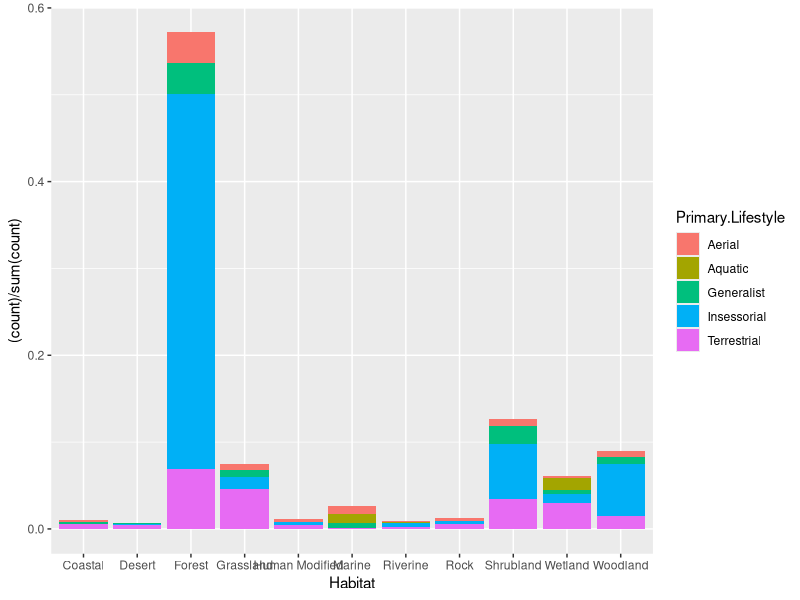
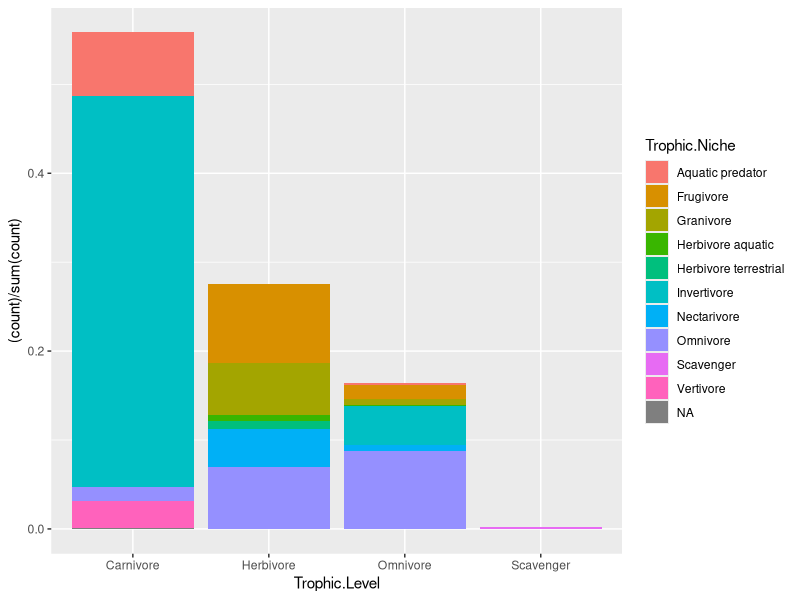
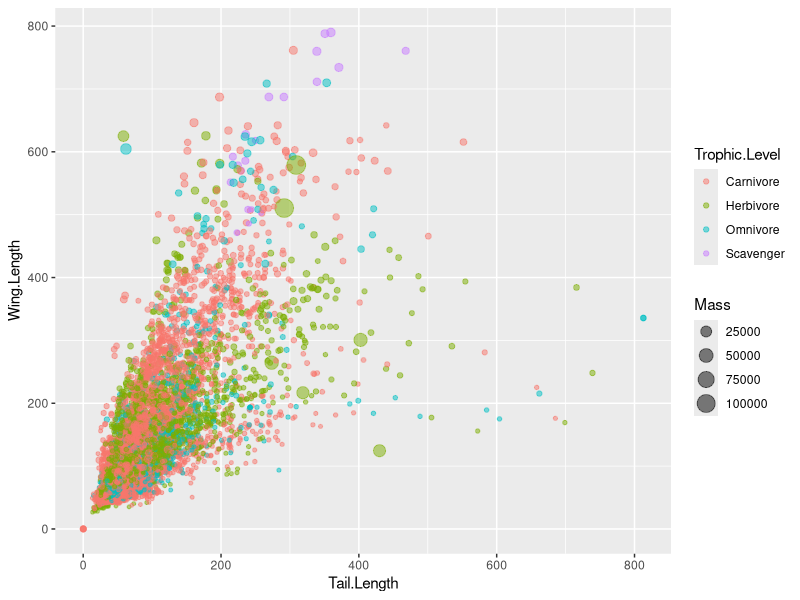
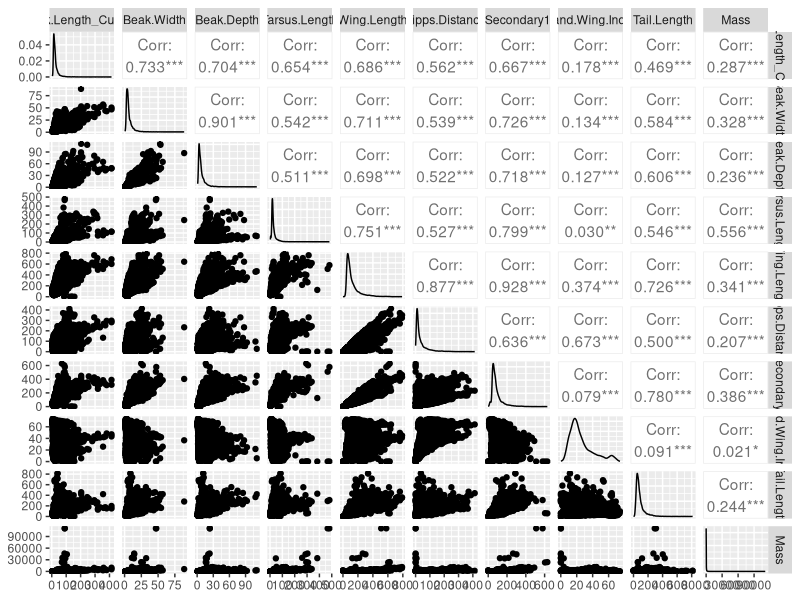
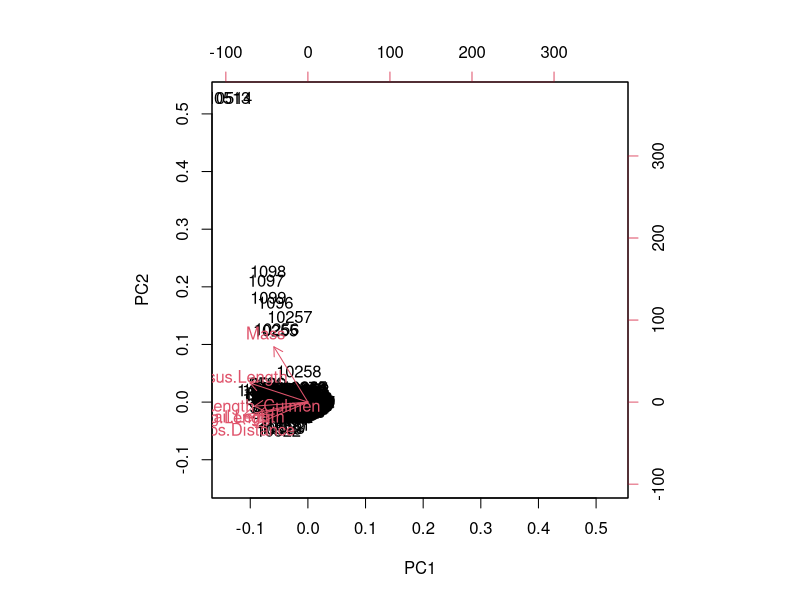

The R source for these figures, in order: (Note: this script raises an error after producing the figures.)
## ---- chunk 1
knitr::opts_chunk$set(echo = TRUE, warning = F)
## ---- chunk 2
suppressPackageStartupMessages(library(tidyverse))
suppressPackageStartupMessages(library(caret))
suppressPackageStartupMessages(library(ggplot2))
suppressPackageStartupMessages(library(GGally))
## ---- chunk 3
setwd("C:/")

birds <- read.csv("birdsdata.csv")
birds <- birds[ , c(1:3, 5:10, 12:20, 26:31)]
str(birds)
set.seed(6)
## ---- chunk 4
#PREPROCESSING
which(!complete.cases(birds)) # There are 93 observations with missing values

birds %>% 
summarize(count=sum(is.na(birds$Habitat)))  #77 missing values for Habitat

birds %>% 
  mutate(MISS = is.na(birds$Habitat)) %>% 
  arrange(desc(MISS)) %>% 
  select(Habitat, Species2) %>% 
head(78)

filter(birds, Species2 == "Caprimulgus meesi")
filter(birds, Species2 == "Nok hualon")
filter(birds, Species2 == "Scytalopus gettyae")
filter(birds, Species2 == "Calyptura cristata")
filter(birds, Species2 == "Glaucidium mooreorum")

#Species habitat cannot be accurately written in based on the habitat of the same species in another row.
#These will be ommitted.

birds <- birds[!is.na(birds$Habitat),]

which(!complete.cases(birds)) # There are 15 observations with missing values left
## ---- chunk 5
#SUMMARY STATISTICS

ggplot(birds, aes(x = Habitat, fill = Primary.Lifestyle)) +   #Proportions of habitat and lifestyle within each
  geom_bar(aes(y = (..count..)/sum(..count..)))

  round(prop.table(table(birds$Habitat)), 3)  #Numeric calculations for the above
## ---- chunk 6

ggplot(birds, aes(x = Trophic.Level, fill = Trophic.Niche)) + #Proportions of eating habits
  geom_bar(aes(y = (..count..)/sum(..count..)))

  round(prop.table(table(birds$Trophic.Level)), 3)  #Numeric calculations for the above
## ---- chunk 7
ggplot(birds, aes(x = Tail.Length, y = Wing.Length, size = Mass, color = Trophic.Level)) +
  geom_point(alpha = .5)
## ---- chunk 8
birds.att <- select(birds, Beak.Length_Culmen:Mass) # Separating variables that represent physical attributes

ggpairs(birds.att)

#Highest abs correlations:
#Beak.Depth // Beak.Width - 0.903
#Secondary1 // Wing.Length - 0.928
#Kipps.Distance // Wing.Length - 0.880

#-----------SAVE THESE FOR LATER-----------------

#filter(birds, Habitat == "Forest")            #Subset Data of "Forest Dwellers"
#filter(birds, Trophic.Level == "Scavenger")   #Subset Data of "Scavengers"
  
## ---- chunk 9
round(apply(birds.att, 2, var), 3)    # Variances of all variables

birds.pca <- select(birds, Beak.Length_Culmen, Tarsus.Length, Wing.Length, Kipps.Distance, Tail.Length, Mass)

#PCA

pca <- prcomp(birds.pca, scale. = TRUE)
  summary(pca)
  
  biplot(pca)       #Biplot of PC1 and PC2 for limited variables (difficult to read with all variables included)
## ---- chunk 10
birds.pca[c(1095,1096,10184),]
## ---- chunk 11
d <- dist(birds.pca)
  
dend <- hclust(d, method = "complete")
  plot(dend)
  abline(h = 10000, lty = 2)
      
clusters <- as.character(cutree(dend, h = 10000)) #Cut height

new.coords.clus <- data.frame(pca$x, clusters)

ggplot(new.coords.clus, aes(x = PC1, y = PC2, color = clusters)) +
  geom_point(alpha = 0.50) 
## ---- chunk 12
new.coords.clus2 <- data.frame(birds, clusters)
new.coors.clus2 <- new.coords.clus2[which(new.coords.clus2$cluster==6),]
select(new.coors.clus2, Species2)
## ---- chunk 13
#REMOVAL OF OUTLIERS

new.coords.clus.no <- new.coords.clus[which(!new.coords.clus$cluster==6),]  #Drops the Ostrich Outliers

#PCA_No Ostriches

birds.pca.no <- birds.pca[which(!birds.pca$Mass>100000),]  #Drops the Ostrich Outliers

pca.no <- prcomp(birds.pca.no, scale. = TRUE)
  #summary(pca.no)
## ---- chunk 14
  biplot(pca.no)
ggplot(new.coords.clus.no, aes(x = PC1, y = PC2, color = clusters)) +
  geom_point(alpha = 0.50)  #Re-runs the model without OO's
## ---- chunk 15
birds <- birds[which(!birds$Mass>100000),]  #Drops the Ostrich Outliers for the rest of the dataset
## ---- chunk 16
#SUPERVISED LEARNING

birdsnm <- na.omit(birds) #Drops all missing values from the dataset in the interest of model building

birds.models <- select(birdsnm, Beak.Length_Culmen, Tarsus.Length:Secondary1, Tail.Length:Primary.Lifestyle)
#Selects 13 rlevant variables for model building

fitControl <- trainControl(method = "cv", number = 10)
kGrid <- expand.grid(k = seq(1, 15, by = 2))

#KNN to predict beak length using all other variables in the model (minus other beak attributes)

model.knn <- train(Beak.Length_Culmen ~ ., data = birds.models,
                   method = "knn",
                   reProc = c("center", "scale"),
                   trControl = fitControl,
                   tuneGrid = kGrid) 
model.knn
## ---- chunk 17
model.lm <- train(Beak.Length_Culmen ~ ., data = birds.models,
                  method = "lm",
                  trControl = fitControl)
model.lm
## ---- chunk 18
#Testing models with the prediction function

newbird <- data.frame(Tarsus.Length = 50, Wing.Length = 275,
                       Kipps.Distance = 60, Secondary1 = 122.5, 
                       Tail.Length = 204, Mass = 442, 
                       Habitat = "Forest", Habitat.Density = 2,
                       Migration = 3, Trophic.Level = "Carnivore",
                       Trophic.Niche = "Invertivore", Primary.Lifestyle = "Aerial")

predict(model.knn, newdata = newbird)
predict(model.lm, newdata = newbird)
## ---- chunk 19
birds.class <- select(birdsnm, Beak.Depth, Tarsus.Length:Secondary1, Tail.Length:Primary.Lifestyle)


#Model to predict Primary.Lifestyle
 
class.tree <- train(Primary.Lifestyle ~ ., 
                     data = birds.class,
                     method = "rpart",
                     trControl = fitControl,
                     tuneLength = 10)
class.tree
 
 plot(class.tree$finalModel)
 text(class.tree$finalModel)
## ---- chunk 20
varImp(class.tree)      #--tells us the importance of predictor variables from most to least
## ---- chunk 21
#LDA
fitControl <- trainControl(method = "cv", number = 8)

class.lda <- train(Primary.Lifestyle ~ Tarsus.Length + Secondary1 + Wing.Length + Habitat + Kipps.Distance + Beak.Depth + Mass + Trophic.Niche,
                   data = birds.class,
                   method = "lda",
                   trControl = fitControl)
class.lda
## ---- chunk 22
set.seed(6)
birds.forest <- filter(birdsnm, Habitat == "Forest")
birds.shrubland <- filter(birdsnm, Habitat == "Shrubland")
birds.woodland <- filter(birdsnm, Habitat == "Woodland")
birds.grassland <- filter(birdsnm, Habitat == "Grassland")
birds.wetland <- filter(birdsnm, Habitat == "Wetland")

class.lda.forest <- train(Primary.Lifestyle ~ Tarsus.Length + Secondary1 + Wing.Length + Kipps.Distance + Beak.Depth + Mass + Trophic.Niche,
                   data = birds.forest,
                   method = "lda",
                   trControl = fitControl)

class.lda.shrubland <- train(Primary.Lifestyle ~ Tarsus.Length + Secondary1 + Wing.Length + Kipps.Distance + Beak.Depth + Mass + Trophic.Niche,
                   data = birds.shrubland,
                   method = "lda",
                   trControl = fitControl)

class.lda.woodland <- train(Primary.Lifestyle ~ Tarsus.Length + Secondary1 + Wing.Length + Kipps.Distance + Beak.Depth + Mass + Trophic.Niche,
                   data = birds.woodland,
                   method = "lda",
                   trControl = fitControl)

class.lda.grassland <- train(Primary.Lifestyle ~ Tarsus.Length + Secondary1 + Wing.Length + Kipps.Distance + Beak.Depth + Mass + Trophic.Niche,
                   data = birds.grassland,
                   method = "lda",
                   trControl = fitControl)

class.lda.wetland <- train(Primary.Lifestyle ~ Tarsus.Length + Secondary1 + Wing.Length + Kipps.Distance + Beak.Depth + Mass + Trophic.Niche,
                   data = birds.wetland,
                   method = "lda",
                   trControl = fitControl)
## ---- chunk 23
class.lda.forest$results$Accuracy
class.lda.shrubland$results$Accuracy
class.lda.woodland$results$Accuracy
class.lda.grassland$results$Accuracy
class.lda.wetland$results$Accuracy
## ---- chunk 24
table(birds$Primary.Lifestyle)
## ---- chunk 25
#Randomly selecting 200 obs from each category of Primary.Lifestyle

Ae.100 <- filter(birdsnm, Primary.Lifestyle == "Aerial") %>% 
  sample_n(200)
Aq.100 <- filter(birdsnm, Primary.Lifestyle == "Aquatic") %>% 
  sample_n(200)
G.100 <- filter(birdsnm, Primary.Lifestyle == "Generalist") %>% 
  sample_n(200)
I.100 <- filter(birdsnm, Primary.Lifestyle == "Insessorial") %>% 
  sample_n(200)
T.100 <- filter(birdsnm, Primary.Lifestyle == "Terrestrial") %>% 
  sample_n(200)

birds.classy <- rbind(Ae.100,Aq.100,G.100,I.100,T.100)
## ---- chunk 26
set.seed(6)
birds.forest <- filter(birds.classy, Habitat == "Forest")
birds.shrubland <- filter(birds.classy, Habitat == "Shrubland")
birds.woodland <- filter(birds.classy, Habitat == "Woodland")
birds.grassland <- filter(birds.classy, Habitat == "Grassland")
birds.wetland <- filter(birds.classy, Habitat == "Wetland")

class.lda.forest.b <- train(Primary.Lifestyle ~ Tarsus.Length + Secondary1 + Wing.Length + Kipps.Distance + Beak.Depth + Mass + Trophic.Niche,
                   data = birds.forest,
                   method = "lda",
                   trControl = fitControl)

class.lda.shrubland.b <- train(Primary.Lifestyle ~ Tarsus.Length + Secondary1 + Wing.Length + Kipps.Distance + Beak.Depth + Mass + Trophic.Niche,
                   data = birds.shrubland,
                   method = "lda",
                   trControl = fitControl)

class.lda.woodland.b <- train(Primary.Lifestyle ~ Tarsus.Length + Secondary1 + Wing.Length + Kipps.Distance + Beak.Depth + Mass + Trophic.Niche,
                   data = birds.woodland,
                   method = "lda",
                   trControl = fitControl)

class.lda.grassland.b <- train(Primary.Lifestyle ~ Tarsus.Length + Secondary1 + Wing.Length + Kipps.Distance + Beak.Depth + Mass + Trophic.Niche,
                   data = birds.grassland,
                   method = "lda",
                   trControl = fitControl)

class.lda.wetland.b <- train(Primary.Lifestyle ~ Tarsus.Length + Secondary1 + Wing.Length + Kipps.Distance + Beak.Depth + Mass + Trophic.Niche,
                   data = birds.wetland,
                   method = "lda",
                   trControl = fitControl)
## ---- chunk 27
class.lda.forest.b$results$Accuracy
class.lda.shrubland.b$results$Accuracy
class.lda.woodland.b$results$Accuracy
class.lda.grassland.b$results$Accuracy
class.lda.wetland.b$results$Accuracy
